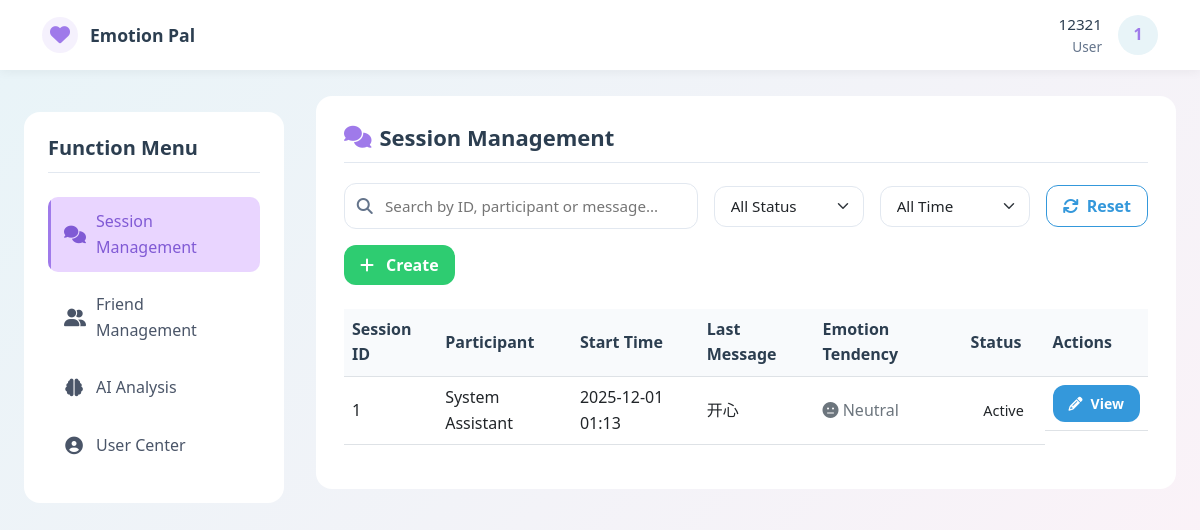
Page /session_management (signed in) on the earlier database version.
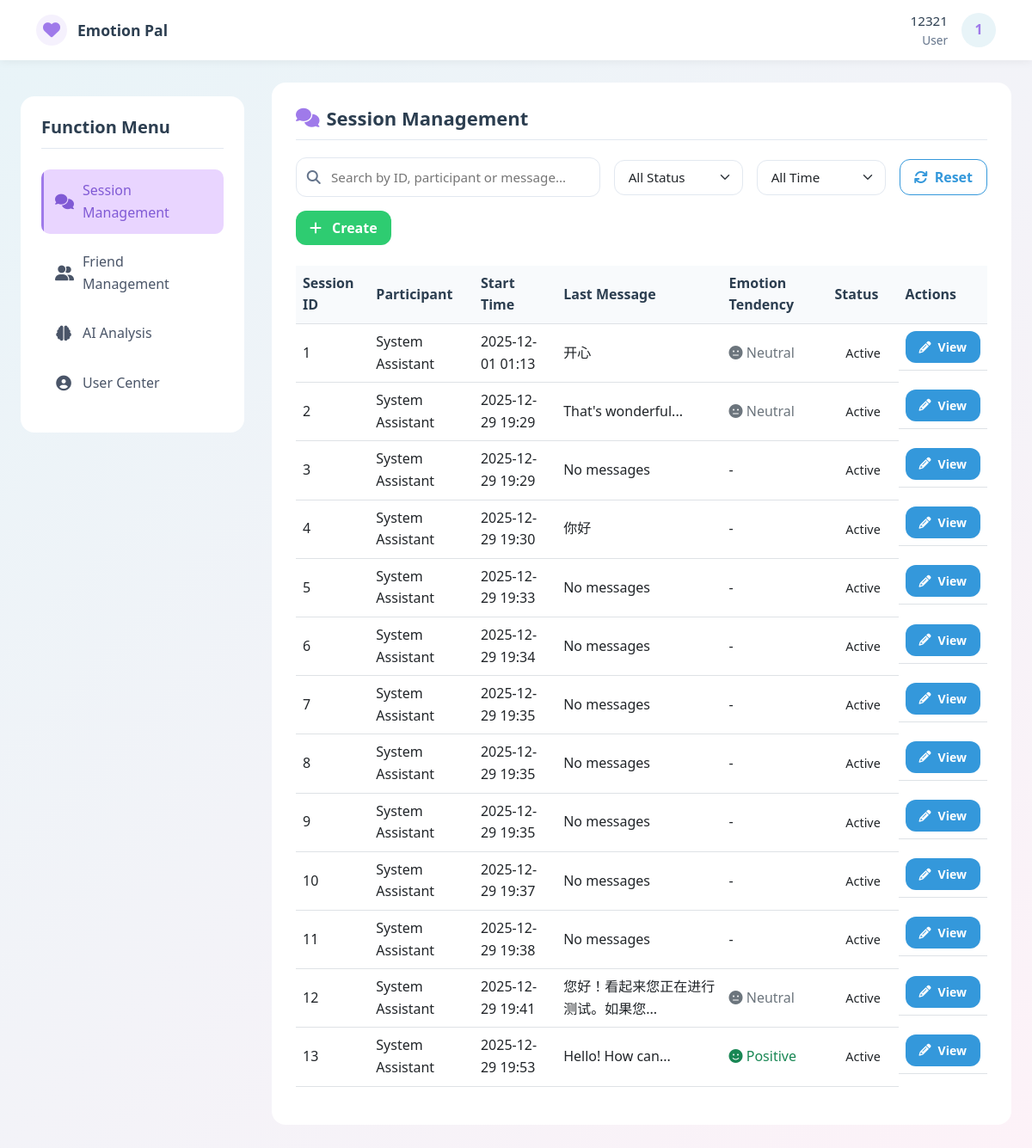
Same page on the later database version.
### models.py (models this page shows, shortened)
class ChatSession(db.Model):
    __tablename__ = 'chat_sessions'
    id = db.Column(db.Integer, primary_key=True, autoincrement=True)
    user_id = db.Column(db.Integer, db.ForeignKey('users.id'), nullable=False, comment='发起会话的用户ID')
    agent_id = db.Column(db.Integer, db.ForeignKey('users.id'), nullable=True, comment='处理会话的客服ID')
    service_id = db.Column(db.Integer, db.ForeignKey('services.id'), nullable=True, comment='关联服务ID')
    appointment_id = db.Column(db.Integer, db.ForeignKey('appointments.id'), nullable=True, comment='关联预约ID')
    start_time = db.Column(db.DateTime, default=lambda: datetime.now(UTC), comment='会话开始时间')
    end_time = db.Column(db.DateTime, nullable=True, comment='会话结束时间')
    status = db.Column(db.String(20), default='active', comment='状态：active/closed/timeout')
    last_message_time = db.Column(db.DateTime, nullable=True, comment='最后消息时间')
    initiator = db.relationship('User', foreign_keys=[user_id], back_populates='initiated_chat_sessions')
    handler = db.relationship('User', foreign_keys=[agent_id], back_populates='handled_chat_sessions')
    service = db.relationship('Service', back_populates='chat_sessions', lazy=True)
    appointment = db.relationship('Appointment', back_populates='chat_session', lazy=True)
    messages = db.relationship('Message', backref='chat_session', lazy=True, cascade='all, delete-orphan')
    def __repr__(self) -> str:
        return f"<ChatSession(id={self.id}, user_id={self.user_id}, status='{self.status}')>"

class Message(db.Model):
    __tablename__ = 'messages'  # 复数表名
    id = db.Column(db.Integer, primary_key=True, autoincrement=True)
    session_id = db.Column(db.Integer, db.ForeignKey('chat_sessions.id'), nullable=False, comment='会话ID')
    sender_id = db.Column(db.Integer, db.ForeignKey('users.id'), nullable=False, comment='发送者ID')
    receiver_id = db.Column(db.Integer, db.ForeignKey('users.id'), nullable=True, comment='接收者ID')
    text = db.Column(db.Text, nullable=False, comment='消息内容')
    timestamp = db.Column(db.DateTime, default=lambda: datetime.now(UTC), comment='发送时间')
    sentiment = db.Column(db.Float, nullable=True, comment='情感分析得分（-1~1）')
    message_type = db.Column(db.String(10), default='text', comment='消息类型：text/image/file')
    is_read = db.Column(db.Boolean, default=False, comment='是否已读')
    file_url = db.Column(db.String(255), nullable=True, comment='文件/图片URL（非文本消息）')
    sender = db.relationship('User', foreign_keys=[sender_id], backref='sent_messages', lazy=True)
    receiver = db.relationship('User', foreign_keys=[receiver_id], backref='received_messages', lazy=True)

### routes.py (the view, shortened to what this page needs)
    @app.route('/session_management')
    def session_management():
        if 'user_id' not in session:
            return redirect(url_for('login'))
        role = session['role']
        user_id = session['user_id']
        if role == 'user':
            my_sessions = ChatSession.query.filter_by(user_id=user_id).all()
            pending_sessions = []
            agents = []
        for sess in my_sessions + pending_sessions:
            last_msg = Message.query.filter_by(session_id=sess.id).order_by(Message.timestamp.desc()).first()
            sess.last_message = last_msg
            first_msg = Message.query.filter_by(session_id=sess.id).order_by(Message.timestamp).first()
            sess.first_message = first_msg
            all_msgs = Message.query.filter_by(session_id=sess.id).all()
            if all_msgs:
                sentiment_sum = sum(msg.sentiment for msg in all_msgs)
                sess.average_sentiment = sentiment_sum / len(all_msgs)
            else:
                sess.average_sentiment = 0
        friend_relations = FriendRelation.query.filter(
            db.or_(
                FriendRelation.user_id == user_id,
                FriendRelation.friend_id == user_id,
                FriendRelation.status == 'accepted'
            )
        ).all()
        relation_dicts = []
        for rel in friend_relations:
            rel_dict = {
                'id': rel.id,
                'user_id': rel.user_id,
                'friend_id': rel.friend_id,
                'status': rel.status,
                'user_name': rel.user.username,
                'friend_name': rel.friend.username
            }
            rel_dict['friend_id_target'] = rel.friend_id if rel.user_id == user_id else rel.user_id
            relation_dicts.append(rel_dict)
        print(pending_sessions)
        print(my_sessions)
        print(agents)
        print(relation_dicts)
        print(friend_relations)
        return render_template(
            'session_management.html',
            my_sessions=my_sessions,
            pending_sessions=pending_sessions,
            agents=agents,
            friends=friend_relations,  # 将关系列表转换为JSON字符串relation_dicts
        )

### models.py (called while the page is built)
    def __repr__(self):
        return f"<FriendRelation(id={self.id}, user_id={self.user_id}, friend_id={self.friend_id}, status='{self.status}')>"

### templates/session_management.html (shortened to what the changed rows need)
<!DOCTYPE html>
<html lang="en">
<head>
    <link href="https://cdn.jsdelivr.net/npm/bootstrap@5.3.0/dist/css/bootstrap.min.css" rel="stylesheet">
    <link rel="stylesheet" href="https://cdnjs.cloudflare.com/ajax/libs/font-awesome/6.4.0/css/all.min.css">
</head>
<body>
<div class="main-container">
    <div class="content-area">
        <div class="section-card">
            <h2><i class="fa fa-comments" aria-hidden="true"></i> Session Management</h2>
            <div id="sessionListContainer">
                <div class="table-responsive" id="sessionTableContainer">
                    <table class="table table-hover" id="sessionTable">
                        <thead>
                        <tr>
                            <th>Session ID</th>
                            <th>Participant</th>
                            <th>Start Time</th>
                            <th>Last Message</th>
                            <th>Emotion Tendency</th>
                            <th>Status</th>
                            <th>Actions</th>
                        </tr>
                        </thead>
                        <tbody id="sessionTableBody">
                        {% for sess in my_sessions %}
                        <tr data-session-id="{{ sess.id }}"
                            data-status="{{ 'active' if not sess.end_time else 'ended' }}"
                            data-agent="{{ sess.agent.id if sess.agent else '' }}"
                            data-time="{{ sess.start_time.strftime('%Y-%m-%d') }}">
                            <td>{{ sess.id }}</td>
                            <td>
                                {% if session.role == 'user' %}
                                {{ sess.agent.username if sess.agent else 'System Assistant' }}
                                {% else %}
                                {{ sess.user.username }}
                                {% endif %}
                            </td>
                            <td>{{ sess.start_time.strftime('%Y-%m-%d %H:%M') }}</td>
                            <td>
                                {{ sess.last_message.text|truncate(20) if sess.last_message else 'No messages' }}
                            </td>
                            <td>
                                {% if sess.average_sentiment %}
                                {% if sess.average_sentiment > 0.5 %}
                                <span class="text-success"><i class="fa fa-smile" aria-hidden="true"></i> Positive</span>
                                {% elif sess.average_sentiment < -0.5 %}
                                <span class="text-danger"><i class="fa fa-frown" aria-hidden="true"></i> Negative</span>
                                {% else %}
                                <span class="text-secondary"><i class="fa fa-meh" aria-hidden="true"></i> Neutral</span>
                                {% endif %}
                                {% else %}
                                -
                                {% endif %}
                            </td>
                            <td>
                                <span class="status-badge {{ 'status-active' if not sess.end_time else 'status-ended' }}">
                                    {{ 'Active' if not sess.end_time else 'Ended' }}
                                </span>
                            </td>
                            <td class="session-actions">
                                <a href="/chat/{{ sess.id }}" class="btn btn-primary btn-sm"
                                   aria-label="View session {{ sess.id }}" tabindex="0">
                                    <i class="fa fa-pencil" aria-hidden="true"></i> View
                                </a>
                            </td>
                        </tr>
                        {% endfor %}
                        </tbody>
                    </table>
                </div>
            </div>
        </div>
    </div>
</div>
</body>
</html>

Differences in the rows shown:
added ChatSession: id "2", agent "System Assistant", start_time "2025-12-29 19:29", last_message.text "That's wonderful...", shows "Neutral", end_time "Active"
added ChatSession: id "3", agent "System Assistant", start_time "2025-12-29 19:29", last_message.text "No messages", end_time "Active"
added ChatSession: id "4", agent "System Assistant", start_time "2025-12-29 19:30", last_message.text "你好", end_time "Active"
added ChatSession: id "5", agent "System Assistant", start_time "2025-12-29 19:33", last_message.text "No messages", end_time "Active"
added ChatSession: id "6", agent "System Assistant", start_time "2025-12-29 19:34", last_message.text "No messages", end_time "Active"
added ChatSession: id "7", agent "System Assistant", start_time "2025-12-29 19:35", last_message.text "No messages", end_time "Active"
added ChatSession: id "8", agent "System Assistant", start_time "2025-12-29 19:35", last_message.text "No messages", end_time "Active"
added ChatSession: id "9", agent "System Assistant", start_time "2025-12-29 19:35", last_message.text "No messages", end_time "Active"
added ChatSession: id "10", agent "System Assistant", start_time "2025-12-29 19:37", last_message.text "No messages", end_time "Active"
added ChatSession: id "11", agent "System Assistant", start_time "2025-12-29 19:38", last_message.text "No messages", end_time "Active"
added ChatSession: id "12", agent "System Assistant", start_time "2025-12-29 19:41", last_message.text "您好！看起来您正在进行测试。如果您...", shows "Neutral", end_time "Active"
added ChatSession: id "13", agent "System Assistant", start_time "2025-12-29 19:53", last_message.text "Hello! How can...", shows "Positive", end_time "Active"
